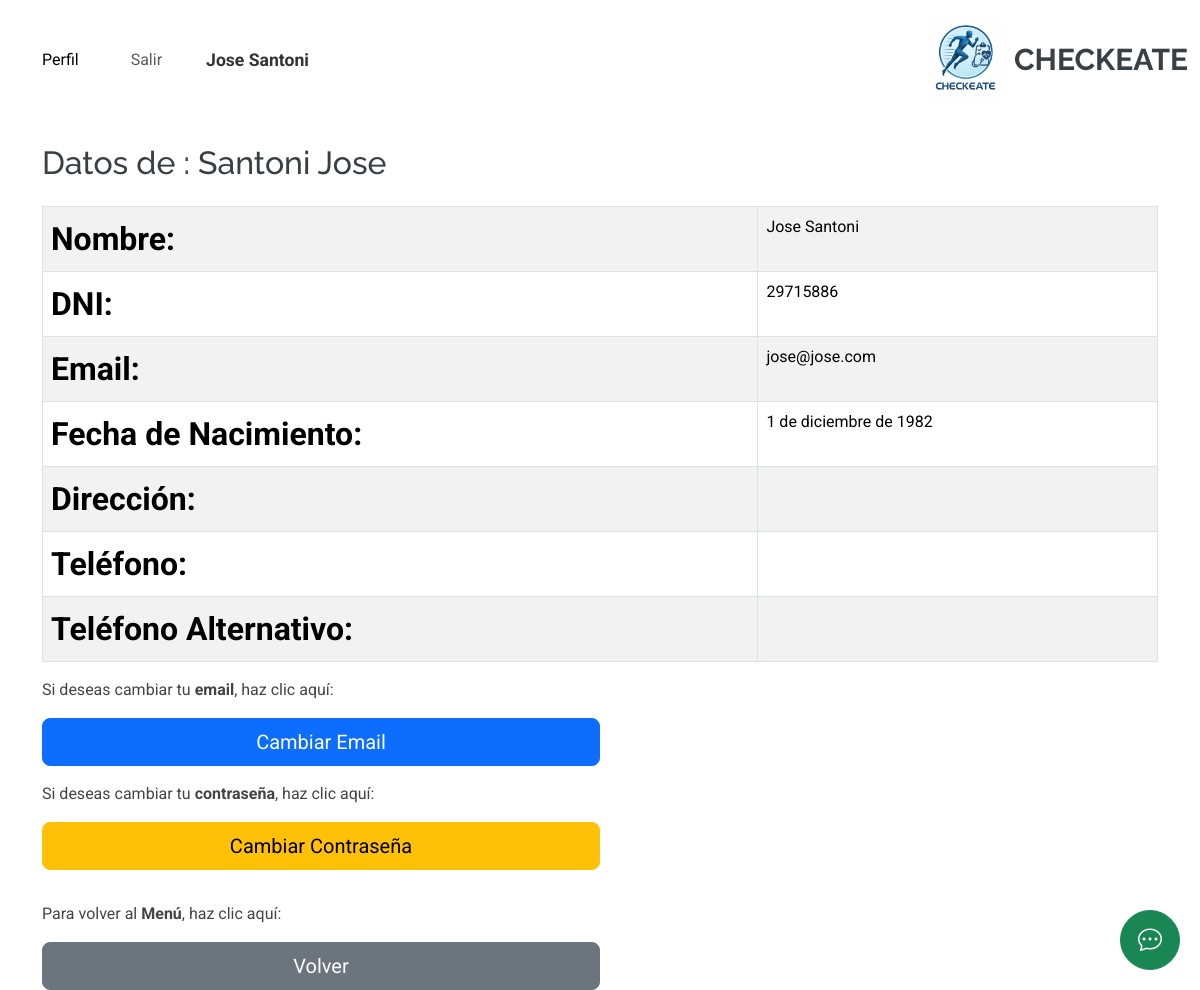
/persona/perfil/ (signed in), run on the app's committed database.
### account/models.py (models this page shows, shortened)
class Profile(models.Model):
    user = models.ForeignKey(settings.AUTH_USER_MODEL, on_delete=models.CASCADE)  # Permitir múltiples perfiles para un usuario
    nombre = models.CharField(max_length=30, blank=True, null=True)
    apellido = models.CharField(max_length=30, blank=True, null=True)
    dni = models.CharField(max_length=15, blank=True, null=True)
    fecha_nacimiento = models.DateField(blank=True, null=True)
    email = models.EmailField(max_length=254)  # Eliminar unique=True para permitir múltiples perfiles con el mismo email
    rol = models.CharField(
        max_length=20,
        choices=[
            ('jugador', 'Jugador'),
            ('medico', 'Médico'),
            ('representante', 'Representante'),
            ('colegio' , 'Colegio'),
            ('estudiante', 'Estudiante'),
        ],
        default='jugador'
    )
    class Meta:
        unique_together = ('user', 'rol')  # Garantiza que un usuario solo tenga un perfil por rol

### persona/views.py (the view)
# urls.py: path('perfil/', views.perfil, name='perfil'),
@login_required
def perfil(request):
    profile_id = request.session.get("user_profile_id")
    profile = Profile.objects.filter(id=profile_id).first()
    if not profile:
        return HttpResponse("No se pudo cargar el perfil.", status=404)
    persona = getattr(profile, 'persona', None)
    jugador = getattr(persona, 'jugador', None) if persona else None
    return render(request, 'persona/perfil.html', {
        'profile': profile,
        'persona': persona,
        'jugador': jugador,
    })

### persona/templates/persona/perfil.html
{% extends 'core/base.html' %}
{% block content %}
    <div class="container mt-4">
        <h2 class="mb-4">Datos de :  {{ profile.apellido }}  {{ profile.nombre }} </h2>
        <div class="table-responsive">
            <table class="table table-bordered table-striped">
                <tbody>
                    <tr>
                        <th>Nombre:</th>
                        <td>{{ profile.nombre }} {{ profile.apellido }}</td>
                    </tr>
                    <tr>
                        <th>DNI:</th>
                        <td>{{ profile.dni }}</td>
                    </tr>
                    <tr>
                        <th>Email:</th>
                        <td>{{ profile.email }}</td>
                    </tr>
                    <tr>
                        <th>Fecha de Nacimiento:</th>
                        <td>{{ profile.fecha_nacimiento }}</td>
                    </tr>
                    <tr>
                        <th>Dirección:</th>
                        <td>{{ persona.direccion }}</td>
                    </tr>
                    <tr>
                        <th>Teléfono:</th>
                        <td>{{ persona.telefono }}</td>
                    </tr>
                    <tr>
                        <th>Teléfono Alternativo:</th>
                        <td>{{ persona.telefono_alternativo }}</td>
                    </tr>
                </tbody>
            </table>
        </div>
        <div class="d-flex flex-column align-items-start">
            <p>Si deseas cambiar tu <strong>email</strong>, haz clic aquí:</p>
            <a href="{% url 'modificar_email' %}" class="btn btn-primary btn-lg mb-3 w-50">Cambiar Email</a>
            <p>Si deseas cambiar tu <strong>contraseña</strong>, haz clic aquí:</p>
            <a href="{% url 'modificar_contrasena' %}" class="btn btn-warning btn-lg w-50 mb-3">Cambiar Contraseña</a>
        </div>
        <div class="mt-3">
            <p>Para volver al <strong>Menú</strong>, haz clic aquí:</p>
            {% if profile.rol == 'jugador' %}
                <a href="{% url 'menu_jugador' %}" class="btn btn-secondary btn-lg w-50">Volver</a>
            {% elif profile.rol == 'medico' %}
                <a href="{% url 'medico_home' %}" class="btn btn-secondary btn-lg w-50">Volver</a>
            {% elif profile.rol == 'representante' %}
                <a href="{% url 'representante_home' %}" class="btn btn-secondary btn-lg w-50">Volver</a>
            {% else %}
                <a href="{% url 'menu_jugador' %}" class="btn btn-secondary btn-lg w-50">Volver</a>
            {% endif %}
        </div>
    </div>
{% endblock %}

### core/templates/core/base.html (shortened to what this page needs)
<!DOCTYPE html>
<html lang="en">
<head>
    {% load static %}
    <link rel="stylesheet" href="https://cdnjs.cloudflare.com/ajax/libs/font-awesome/5.15.4/css/all.min.css">
    <link href="https://cdn.jsdelivr.net/npm/bootstrap@5.3.0-alpha1/dist/css/bootstrap.min.css" rel="stylesheet">
    <link href="{% static 'core/vendor/bootstrap/css/bootstrap.min.css' %}" rel="stylesheet">
    <link href="{% static 'core/vendor/bootstrap-icons/bootstrap-icons.css' %}" rel="stylesheet">
    <link href="{% static 'core/vendor/aos/aos.css' %}" rel="stylesheet">
    <link href="{% static 'core/vendor/glightbox/css/glightbox.min.css' %}" rel="stylesheet">
    <link href="{% static 'core/vendor/swiper/swiper-bundle.min.css' %}" rel="stylesheet">
    <link href="{% static 'core/css/main.css' %}" rel="stylesheet">
</head>
<body class="index-page">
  {% if request.path != '/account/login/' and request.path != '/account/register/' and request.path != '/account/register_alumnos/' %}
    <header id="header" class="header d-flex align-items-center sticky-top">
        <div class="container-fluid position-relative d-flex align-items-center justify-content-between">
                <a href="{% url 'home' %}" class="logo d-flex align-items-center me-auto me-xl-0">
                    <img src="{% static 'core/img/milogo3.png' %}" alt="Logo"  >
                    <h1 class="sitename" >CHECKEATE</h1>
                </a>
                <nav id="navmenu" class="navbar navbar-expand-lg navbar-light bg-white">
                    <div class="container-fluid">
                        <div class="collapse navbar-collapse" id="navbarNav">
                            <ul class="navbar-nav ms-auto align-items-center">
                                {% if request.path != '/account/login/' %}
                                    {% if user.is_authenticated %}
                                        <li class="nav-item me-3">
                                            <a href="{% url 'perfil' %}" class="nav-link active">Perfil</a>
                                        </li>
                                        <li class="nav-item me-3">
                                            <button type="button" class="btn btn-link nav-link" data-bs-toggle="modal" data-bs-target="#logoutModal">
                                                Salir
                                            </button>
                                        </li>
                                        <li class="nav-item">
                                            <span class="navbar-text fw-bold">
                                                {{ profile.nombre }} {{ profile.apellido }}
                                            </span>
                                        </li>
                                    {% else %}
                                        <li class="nav-item me-3">
                                            <a href="{% url 'login' %}" class="nav-link">Iniciar Sesión</a>
                                        </li>
                                    {% endif %}
                                {% endif %}
                            </ul>
                        </div>
                    </div>
                </nav>
        </div>
    </header>
    {% endif %}
    {% block content %}{% endblock %}
<div id="chatbot-boton" onclick="abrirChat()" class="btn btn-success rounded-circle d-flex justify-content-center align-items-center" style="position: fixed; bottom: 20px; right: 20px; width: 60px; height: 60px; z-index: 1050;">
    <i class="bi bi-chat-dots" style="font-size: 1.5rem;"></i>
  </div>
  <link rel="stylesheet" href="https://cdn.jsdelivr.net/npm/bootstrap-icons@1.10.5/font/bootstrap-icons.css">
</body>
</html>

### core/static/core/css/main.css (style rules this page uses)
:root { --default-font: "Roboto", system-ui, -apple-system, "Segoe UI", Roboto, "Helvetica Neue", Arial, "Noto Sans", "Liberation Sans", sans-serif, "Apple Color Emoji", "Segoe UI Emoji", "Segoe UI Symbol", "Noto Color Emoji"; --heading-font: "Raleway", sans-serif; --nav-font: "Poppins", sans-serif; }
:root { --background-color: #ffffff; --default-color: #444444; --heading-color: #384046; --accent-color: #3498db; --surface-color: #ffffff; --contrast-color: #ffffff; }
:root { --nav-color: #444444; --nav-hover-color: #3498db; --nav-mobile-background-color: #ffffff; --nav-dropdown-background-color: #ffffff; --nav-dropdown-color: #444444; --nav-dropdown-hover-color: #3498db; }
:root { scroll-behavior: smooth; }
body { color: var(--default-color); background-color: var(--background-color); font-family: var(--default-font); }
a { color: var(--accent-color); text-decoration: none; transition: 0.3s; }
h1, h2, h3, h4, h5, h6 { color: var(--heading-color); font-family: var(--heading-font); }
.header { color: var(--default-color); background-color: var(--background-color); padding: 20px 0; transition: all 0.5s; z-index: 997; }
.header .logo { line-height: 1; }
.header .logo img { max-height: 80px; margin-right: 8px; }
.header .logo h1 { font-size: 30px; margin: 0; font-weight: 700; color: var(--heading-color); }
@media (max-width: 1200px) { .header .logo { order: 1; } }
table th:first-child { text-align: left; font-size: 2rem; }
.navbar-nav .nav-link { transition: none; }
#navmenu { background-color: #f8f9fa; }
#navmenu .navbar-text { color: #333; font-size: 1.1rem; }
#navmenu .nav-item { padding: 0 10px; }

### data on the page
Profile: nombre "Jose", apellido "Santoni", dni "29715886", email "jose@jose.com", fecha_nacimiento "1 de diciembre de 1982"
